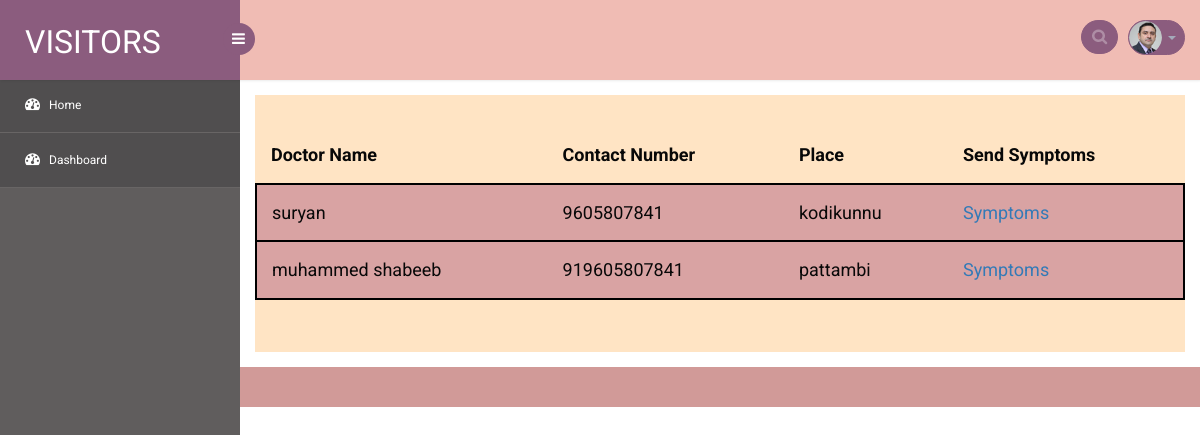
Page /view_doctors on the committed database.
### animal/models.py (models this page shows, shortened)
class Doctor(models.Model):
    user=models.OneToOneField(User,on_delete=models.CASCADE,null=True,blank=True)
    name=models.CharField(max_length=50)
    place=models.CharField(max_length=50)
    certificate=models.FileField(upload_to='files',null=True,blank=True)
    license=models.CharField(max_length=50,null=True,blank=True)
    phone=models.IntegerField()
    date=models.DateTimeField(default=timezone.now)

### animal/views.py (the view)
# urls.py: path('view_doctors',views.view_doctors,name='view_doctors'),
def view_doctors(request):
    doctors=Doctor.objects.all()
    return render(request,'view_doctors.html',{'doctors':doctors})

### animal/templates/view_doctors.html (shortened to what this page needs)
{% extends 'dashboard.html' %}
{% block content %}
<div class="table-responsive table-shadow" style="background-color: bisque;padding-top: 2em;padding-bottom: 2em;">
    {% if doctors %}
    <center>
    <table class="table" style="font-size: 20px;color: black;">
          <thead>
            <tr>
              <th scope="col">Doctor Name</th>
              <th scope="col" style="padding-left: 1em;">Contact Number</th>
              <th scope="col" style="padding-left:1em">Place</th>
              <th scope="col" style="padding-left:1em">Send Symptoms</th>
            </tr>
          </thead>
          <tbody style="margin-top: 1em;">
              {% for i in doctors %}
            <tr style="background-color: #d9a3a3;margin-top: 2em;padding-bottom: 2em;border:2px solid black;" >
                <td>{{ i.name}}</td>
              <td style="padding-left: 1em;">{{ i.phone}}</td>
              <td style="padding-left: 1em;">{{ i.place}}</td>
              <td style="padding-left: 1em;"><a href="{% url 'add_symptom' i.id %}">Symptoms</a></td>
            </tr>
            {% endfor %}
          </tbody>
    </table>
</center>
    {% else %}
    <span>No Doctors can be found...</span>
    {% endif %}
</div>
{% endblock %}

### animal/static/css1/style.css (style rules this page uses)
html, body { font-family: 'Roboto', sans-serif; font-size: 100%; overflow-x: hidden; background: url(../images/bg.jpg) no-repeat 0px 0px; background-size:cover; }
body a { transition: 0.5s all ease; -webkit-transition: 0.5s all ease; -moz-transition: 0.5s all ease; -o-transition: 0.5s all ease; -ms-transition: 0.5s all ease; text-decoration:none; }
.table>thead>tr>th { border-bottom: 1px solid #e1ab91 ! important; }
.table>tbody>tr>td, .table>tbody>tr>th, .table>tfoot>tr>td, .table>tfoot>tr>th, .table>thead>tr>td, .table>thead>tr>th { border-bottom: 1px solid #e9e9e9 ! important; }
.table > thead > tr > th, .table > tbody > tr > th, .table > tfoot > tr > th, .table > thead > tr > td, .table > tbody > tr > td, .table > tfoot > tr > td { border-top: none !important; }
.table td, .table>tbody>tr>td, .table>tbody>tr>th, .table>tfoot>tr>td, .table>tfoot>tr>th, .table>thead>tr>td, .table>thead>tr>th { padding: 15px!important; }
.table > thead > tr > th, .table > tbody > tr > th, .table > tfoot > tr > th, .table > thead > tr > td, .table > tbody > tr > td, .table > tfoot > tr > td { font-size: 0.9em; color: rgb(8, 8, 8); border-top: none !important; }

### rows in the picture
Doctor: name "suryan", phone "9605807841", place "kodikunnu"
Doctor: name "muhammed shabeeb", phone "919605807841", place "pattambi"
